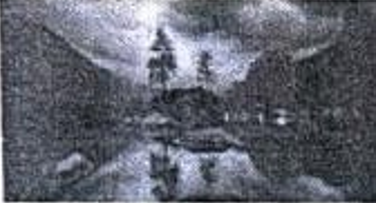
#> input picture EXPERIMENT_10/image.png, 376 x 203 px
$ python smoothing_and_shinning_on_frequency_domain.py
#> lines starting #> are read from the running program, lines starting #| are printed output that depends on the picture

import cv2
import numpy as np
import matplotlib.pyplot as plt


def apply_gaussian_filter(image, sigma):
    # Convert image to float32
    image = np.float32(image)

    # Perform Fourier Transform
    frequency_domain = cv2.dft(
        image, flags=cv2.DFT_COMPLEX_OUTPUT
    )

    # Shift zero-frequency component to the center
    shifted_frequency_domain = np.fft.fftshift(
        frequency_domain, axes=(0, 1)
    )

    # Create Gaussian filter mask
    rows, cols = image.shape
    crow, ccol = rows // 2, cols // 2

    x = np.arange(rows) - crow
    y = np.arange(cols) - ccol
    X, Y = np.meshgrid(y, x)

    gaussian = np.exp(
        -(X**2 + Y**2) / (2 * sigma**2)
    )

    # Create a two-channel mask
    mask = gaussian[:, :, np.newaxis]

    # Apply Gaussian filter
    filtered_frequency_domain = (
        shifted_frequency_domain * mask
    )

    # Shift zero-frequency component back
    shifted_filtered_frequency_domain = np.fft.ifftshift(
        filtered_frequency_domain, axes=(0, 1)
    )

    # Inverse Fourier Transform
    filtered_image = cv2.idft(
        shifted_filtered_frequency_domain,
        flags=cv2.DFT_SCALE | cv2.DFT_REAL_OUTPUT
    )

    # Convert image to uint8
    filtered_image = np.clip(
        filtered_image, 0, 255
    ).astype(np.uint8)

    return filtered_image


def apply_sharpening_filter(image, strength):
    # Convert image to float32
    image = np.float32(image)

    # Perform Fourier Transform
    frequency_domain = cv2.dft(
        image, flags=cv2.DFT_COMPLEX_OUTPUT
    )

    # Shift zero-frequency component to the center
    shifted_frequency_domain = np.fft.fftshift(
        frequency_domain, axes=(0, 1)
    )

    # Create high-pass filter mask
    rows, cols = image.shape
    crow, ccol = rows // 2, cols // 2

    mask = np.ones((rows, cols), np.float32)

    # Remove low frequencies from the center
    mask[
        max(0, crow - strength):min(rows, crow + strength),
        max(0, ccol - strength):min(cols, ccol + strength)
    ] = 0

    # Apply high-pass filter
    filtered_frequency_domain = (
        shifted_frequency_domain * mask[:, :, np.newaxis]
    )

    # Shift frequency component back
    shifted_filtered_frequency_domain = np.fft.ifftshift(
        filtered_frequency_domain, axes=(0, 1)
    )

    # Inverse Fourier Transform
    high_frequency_image = cv2.idft(
        shifted_filtered_frequency_domain,
        flags=cv2.DFT_SCALE | cv2.DFT_REAL_OUTPUT
    )

    # Add high-frequency details to the original image
    sharpened_image = image + high_frequency_image

    # Convert to uint8
    sharpened_image = np.clip(
        sharpened_image, 0, 255
    ).astype(np.uint8)

    return sharpened_image

# Load input image in grayscale
image_path = 'image.png'
input_image = cv2.imread(image_path, cv2.IMREAD_GRAYSCALE)
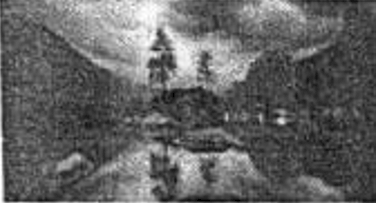
#> input_image: shape (203, 376); min 0, max 255, mean 98.7

# Check whether the image was loaded
if input_image is None:
    raise FileNotFoundError(
        f"Image not found. Please check the path: {image_path}"
    )

# Apply Gaussian smoothing
sigma = 20
smoothed_image = apply_gaussian_filter(
    input_image, sigma
)
#> in apply_gaussian_filter, `filtered_image = cv2.idft( shifted_filtered_frequency_domain, flags=cv..`:
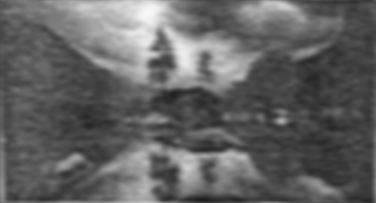
#> filtered_image: shape (203, 376) float64; min 28.5, max 247.6, mean 98.7

# Apply sharpening
strength = 20
sharpened_image = apply_sharpening_filter(
    input_image, strength
)
#> in apply_sharpening_filter, `high_frequency_image = cv2.idft( shifted_filtered_frequency_domain, fl..`:
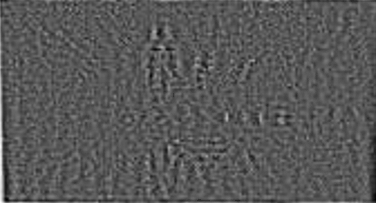
#> high_frequency_image: shape (203, 376) float32; min -83.43, max 157.2, mean 0; drawn with min black and max white
#> in apply_sharpening_filter, `sharpened_image = image + high_frequency_image`:
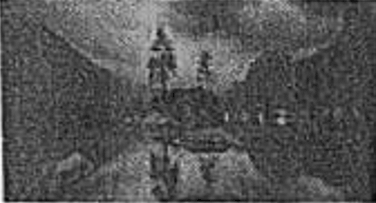
#> sharpened_image: shape (203, 376) float32; min -55.43, max 411.2, mean 98.7; drawn with min black and max white
#> in apply_sharpening_filter, `sharpened_image = np.clip( sharpened_image, 0, 255 ).astype(np.uint8)`:
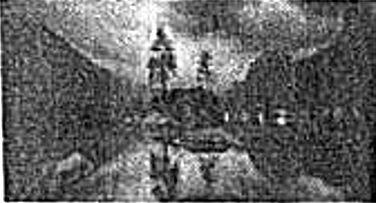
#> sharpened_image: shape (203, 376); min 0, max 255, mean 98

# Display images side by side
combined_image = np.hstack((
    input_image,
    smoothed_image,
    sharpened_image
))
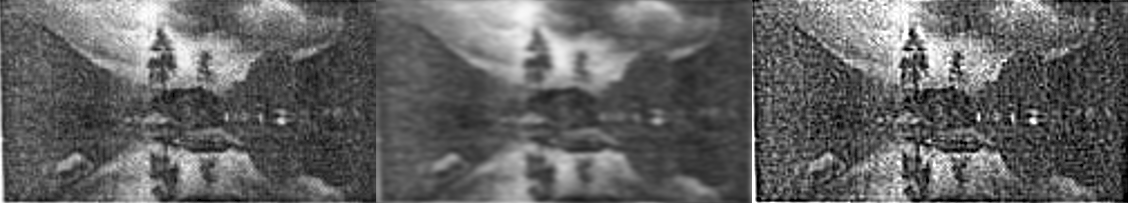
#> combined_image: shape (203, 1128); min 0, max 255, mean 98.3

plt.figure(figsize=(15, 5))
plt.imshow(combined_image, cmap='gray')
plt.title("Original | Smoothed | Sharpened")
plt.axis('off')
plt.show()

# Save filtered images
smoothed_path = 'smoothed_image.jpg'
sharpened_path = 'sharpened_image.jpg'

cv2.imwrite(smoothed_path, smoothed_image)
cv2.imwrite(sharpened_path, sharpened_image)

print(f"Smoothed image saved at: {smoothed_path}")
print(f"Sharpened image saved at: {sharpened_path}")
